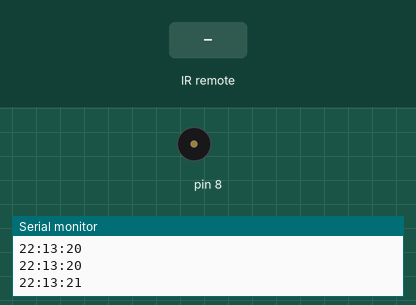
Simulated run of this sketch. Board: Arduino Uno, built with avr-gcc and run on an emulated ATmega328P. Parts: buzzer (waves = sounding), the last lines printed to the serial monitor. The test bench sets the inputs (shaded band). The local clock reads 2024-03-15 10:24:30 at power-on unless the sketch sets it.

Above: at 1.2 s.
1.3 s: infrared code 0xFFA25D received
At 2.4 s:
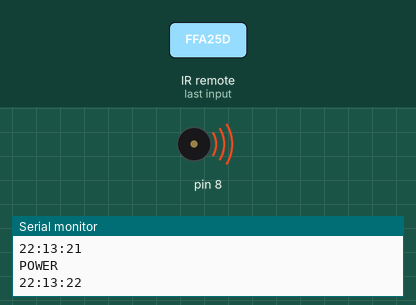
4.0 s: infrared code 0xFFE21D received
5.5 s: infrared code 0xFF629D received
7.0 s: infrared code 0xFF22DD received
8.5 s: infrared code 0xFF02FD received
10.0 s: infrared code 0xFFC23D received
Timing chart, 0 to 12.5 s (numbered marks = the images above; inputs shaded):
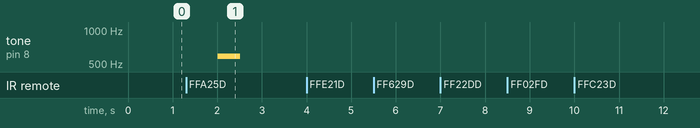

Measured:
- after the input at 1.3 s, tone on pin 8: silent → 587 Hz after 0.72 s, → silent 0.50 s later

The sketch:

Alarm2.ino
```cpp
#include <DS3231.h>

#include <pitches.h>

#include <IRremoteInt.h>
#include <IRremote.h>

//www.elegoo.com
//2016.12.9

#include "IRremote.h"

DS3231 clock;
RTCDateTime dt;

IRrecv irrecv(11);
decode_results results;

int receiver = 11;

int alarmHour;
int alarmMinute;

int melody[] = {
  NOTE_A4, NOTE_B4, NOTE_C5, NOTE_D5
};

void setup()
{
  Serial.begin(9600);

  clock.begin();

  irrecv.enableIRIn();

  clock.setDateTime(__DATE__, __TIME__);

  alarmHour = 7;
  alarmMinute = 10;
}

int subtick = 0;
int tick = 0;
int tickSinceStartOfAlarm = -1;
boolean doAlarm = true;
void loop()
{
  fourPerSec();

  if (irrecv.decode(&results)) // have we received an IR signal?
  {
    translateIR();
    irrecv.resume(); // receive the next value

    if(results.value == 0xFFA25D) {
      doAlarm = false;
      tone(8, melody[3], 500);
    }
  }

  delay(250);
}

void translateIR() // takes action based on IR code received

// describing Remote IR codes

{

  switch (results.value)

  {
    case 0xFFA25D: Serial.println("POWER"); break;
    case 0xFFE21D: Serial.println("FUNC/STOP"); break;
    case 0xFF629D: Serial.println("VOL+"); break;
    case 0xFF22DD: Serial.println("FAST BACK");    break;
    case 0xFF02FD: Serial.println("PAUSE");    break;
    case 0xFFC23D: Serial.println("FAST FORWARD");   break;
    case 0xFFE01F: Serial.println("DOWN");    break;
    case 0xFFA857: Serial.println("VOL-");    break;
    case 0xFF906F: Serial.println("UP");    break;
    case 0xFF9867: Serial.println("EQ");    break;
    case 0xFFB04F: Serial.println("ST/REPT");    break;
    case 0xFF6897: Serial.println("0");    break;
    case 0xFF30CF: Serial.println("1");    break;
    case 0xFF18E7: Serial.println("2");    break;
    case 0xFF7A85: Serial.println("3");    break;
    case 0xFF10EF: Serial.println("4");    break;
    case 0xFF38C7: Serial.println("5");    break;
    case 0xFF5AA5: Serial.println("6");    break;
    case 0xFF42BD: Serial.println("7");    break;
    case 0xFF4AB5: Serial.println("8");    break;
    case 0xFF52AD: Serial.println("9");    break;
    case 0xFFFFFFFF: Serial.println(" REPEAT"); break;

    default:
      Serial.println(" other button   ");

  }

  delay(500); // Do not get immediate repeat

}

void fourPerSec() {
  if (tick > 1000) {
    tick = 0;
  }

  tick += 1;

  if (tickSinceStartOfAlarm >= 0 && doAlarm) {
    tickSinceStartOfAlarm += 1;

    if (tickSinceStartOfAlarm < 45 && tick % 4 == 0) {
      tone(8, melody[0], 500);
    }
    else if (tickSinceStartOfAlarm > 45 && tickSinceStartOfAlarm < 90 && tick % 2 == 0) {
      tone(8, melody[1], 250);
    }
    else if (tickSinceStartOfAlarm > 90 && tickSinceStartOfAlarm < 180) {
      tone(8, melody[2], 125);
    }

    if (tickSinceStartOfAlarm > 60) {
      tickSinceStartOfAlarm = -1;
    }
  }

  dt = clock.getDateTime();

  if(!doAlarm && dt.minute > 1 + alarmMinute) {
    doAlarm = true;
  }

  Serial.print(dt.hour);   Serial.print(":");
  Serial.print(dt.minute); Serial.print(":");
  Serial.print(dt.second); Serial.println("");

  if (dt.hour == alarmHour && dt.minute == alarmMinute && dt.second == 0) {
    Serial.println("ALARM");
    tickSinceStartOfAlarm = 0;
  }
}
```
